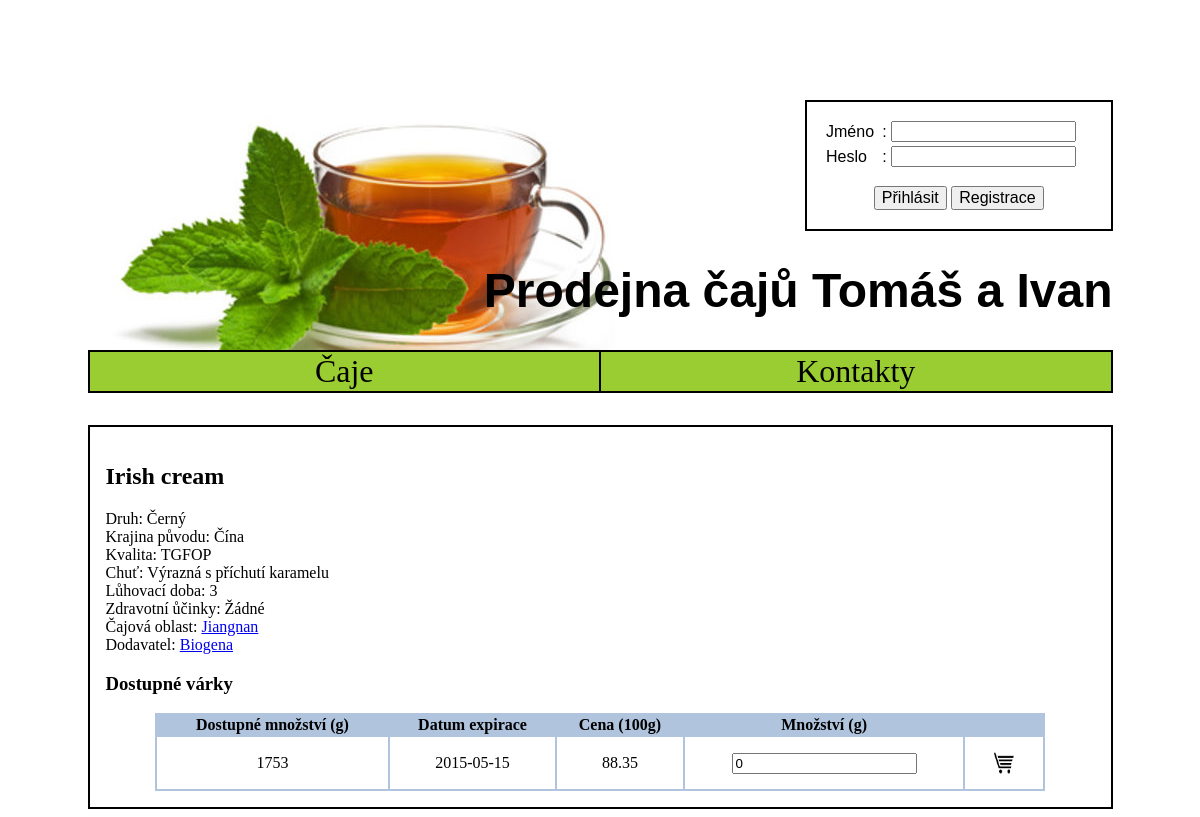
The app's page /caj.php?id=2 with its own data.
### tables this page shows
create table Caj(
  pk INT NOT NULL AUTO_INCREMENT,
  nazov VARCHAR(50) NOT NULL,
  druh VARCHAR(50),
  krajinaPovodu VARCHAR(50),
  kvalita VARCHAR(5),
  chut VARCHAR(500),
  dobaLuhovania NUMERIC(2, 0),
  zdravotneUcinky VARCHAR(500),
  cajovaoblast_pk INT,
  dodavatel_pk INT NOT NULL,
  PRIMARY KEY(pk)
);

create table CajovaOblast(
  pk INT NOT NULL AUTO_INCREMENT,
  nazov VARCHAR(50) NOT NULL,
  popis VARCHAR(500),
  typickyDruh VARCHAR(50),
  charaktCajov VARCHAR(500),
  PRIMARY KEY(pk)
);

create table Dodavatel(
  pk INT NOT NULL AUTO_INCREMENT,
  nazov VARCHAR(50) NOT NULL,
  ico NUMERIC(8, 0) NOT NULL,
  weblink VARCHAR(50),
  sidlo VARCHAR(50),
  PRIMARY KEY(pk)
);

create table Varka(
  pk INT NOT NULL AUTO_INCREMENT,
   
  cena NUMERIC(5, 2) NOT NULL,
   
  dostupneMnozstvo NUMERIC(8, 0),
  datumExpiracie DATE NOT NULL,
   
  zlava NUMERIC(3, 2) NOT NULL,
  miestoNaSklade NUMERIC(2, 0),
  caj_pk INT NOT NULL,
  PRIMARY KEY(pk)
);

### loginDetection.php (called while the page is built, shortened)
<?php
    $isAdmin = false;
?>

### caj.php (the view, shortened to what this page needs)
<!DOCTYPE HTML PUBLIC "-//W3C//DTD HTML 4.01 Transitional//EN">
<html>
<head>
<link rel="stylesheet" href="style.css" type="text/css" >
</head>
<body>
    <div id="main">
        <?php include 'header.php' ?>
        <?php include 'menu.php' ?>
        <div id="content">
            <?php
            $teaId = -1;
            if (array_key_exists('id', $_GET))
                $teaId = $_GET['id'];
            $result = $db->query('SELECT c.*, d.nazov as dNazov, o.nazov as oNazov FROM (Caj as c LEFT JOIN Dodavatel AS d on c.dodavatel_pk = d.pk) LEFT JOIN CajovaOblast AS o ON c.cajovaoblast_pk = o.pk WHERE c.pk=' . $teaId);
            if ($result->num_rows == 1)
            {
                $tea = $result->fetch_assoc();
            ?>
                <h2> <?php echo $tea['nazov'] ?> </h2>
                Druh: <?php echo $tea['druh'] ?> <br />
                Krajina původu: <?php echo $tea['krajinaPovodu'] ?> <br />
                Kvalita: <?php echo empty($tea['kvalita']) ? 'Základní' : $tea['kvalita'] ?> <br />
                Chuť: <?php echo $tea['chut'] ?> <br />
                Lůhovací doba: <?php echo $tea['dobaLuhovania'] ?> <br />
                Zdravotní ůčinky: <?php echo empty($tea['zdravotneUcinky']) ? 'Žádné' : $tea['zdravotneUcinky'] ?> <br />
                Čajová oblast:
                <?php
                if (empty($tea['cajovaoblast_pk']))
                    echo 'Neznámá';
                else
                    echo '<a href=' . $web_home . 'area.php?id=' . $tea['cajovaoblast_pk'] . '>' . $tea['oNazov'] . '</a>';
                ?> <br />
                Dodavatel:
                <?php
                if (empty($tea['dodavatel_pk']))
                    echo 'Neznámý';
                else
                    echo '<a href=' . $web_home . 'supplier.php?id=' . $tea['dodavatel_pk'] . '>' . $tea['dNazov'] . '</a>';
                ?> <br />
                <h3> Dostupné várky </h3>
                <?php
                $result = $db->query('SELECT * FROM Varka WHERE Varka.caj_pk='. $teaId);
                if ($result and $result->num_rows > 0)
                {
                ?>
                    <table id="teaTable">
                    <tr>
                        <th>Dostupné množství (g)</th>
                        <th>Datum expirace</th>
                        <th>Cena (100g)</th>
                        <?php if (!$isAdmin) { ?>
                        <th>Množství (g)</th>
                        <?php } ?>
                    </tr>
                    <?php
                    while($row = $result->fetch_assoc()) {
                        echo '<tr class="teaTableRow">';
                        echo '<td>' . $row['dostupneMnozstvo'] . '</td>';
                        echo '<td>' . $row['datumExpiracie'] . '</td>';
                        $discount = floatval($row['zlava']);
                        $price = floatval($row['cena']);
                        if ($discount > 0.0)
                        {
                            $discountPrice = $price * (1.0 - $discount);
                            echo '<td>' . $discountPrice . '</td>';
                        }
                        else
                        {
                            echo '<td>' . $price . '</td>';
                        }
                        if (!$isAdmin) {
                            echo '<td><input type=number id="amount' . $row['pk'] . '" value="0" /></td>';
                            echo '<td onClick=\'addToCart(' . $row['pk'] . ')\'><img src="obrazky/cart.png" class="cartImg"></td>';
                        }
                        echo '</tr>';
                    }
                }
                else
                {
                    echo 'Pro tento čaj nejsou momentálně dostupné žádne várky.';
                }
                ?>
            </table>
            <?php
            }
            else
            {
                echo '<h2>' . 'Neznámý čaj' . '</h2>';
            }
            ?>
        </div>
    </div>
</body>
</html>

### style.css (style rules this page uses)
body { text-align: center; }
#main { text-align: left; width: 1025px; margin: auto; background-color: white; }
#content { margin-top: 2em; padding: 1em; border: 2px solid black; }
#teaTable { margin-left: auto; margin-right: auto; width: 90%; background-color: #b0c4de; }
#teaTable td { cursor: default; }
.teaTableRow { background-color: #ffffff; }
.teaTableRow td { text-align: center; cursor: default; }
.cartImg { width: 50px; height: 50px; }

### records on screen
caj: nazov "Irish cream", druh "Černý", krajinaPovodu "Čína", kvalita "TGFOP", chut "Výrazná s příchutí karamelu", dobaLuhovania "3", cajovaoblast_pk.nazov "Jiangnan", dodavatel_pk.nazov "Biogena"
varka: dostupneMnozstvo "1753", datumExpiracie "2015-05-15", discountPrice "88.35"
